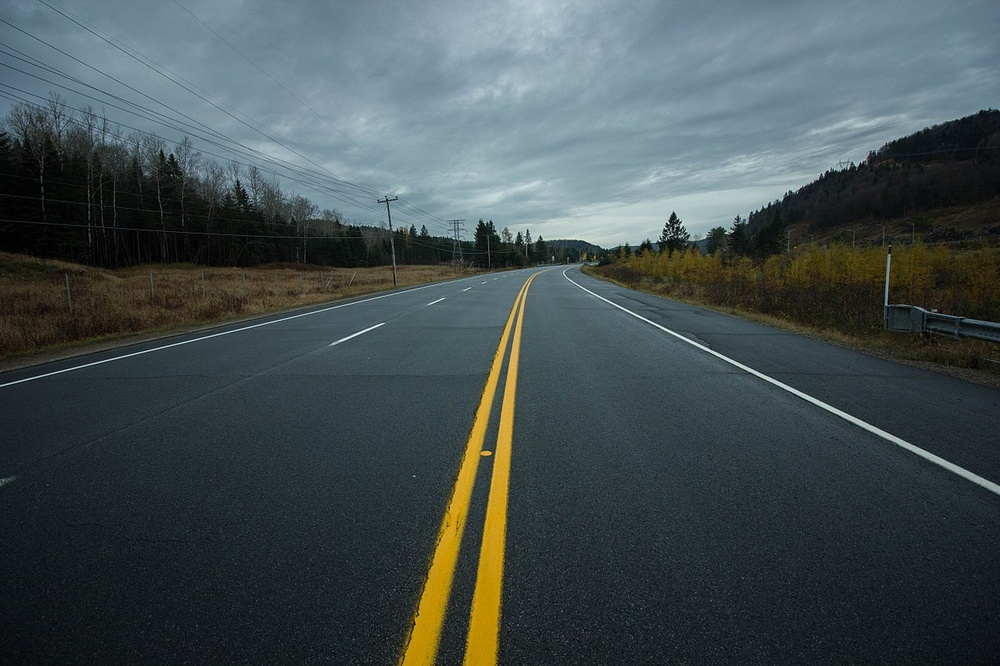
#> input picture PK/road.jpg, 1000 x 666 px, shrunk from 1280 x 853 before the run
$ python PK_31.py
#> lines starting #> are read from the running program, lines starting #| are printed output that depends on the picture; after the words box and inside, x2 and y2 are one past the last pixel; in counts of white or black regions, pixels touching at a corner belong together
import matplotlib.pylab as plt
import cv2
import numpy as np

image = cv2.imread("road.jpg")
#> image is the input picture: shape (666, 1000, 3); mean B, G, R 80.3, 78.9, 67.8
image = cv2.cvtColor(image, cv2.COLOR_BGR2RGB)

print(image.shape)
#| (666, 1000, 3)
tinggi = image.shape[0]
#> tinggi = 666
panjang = image.shape[1]
#> panjang = 1000

region_of_interest_vertices = (
    (0, tinggi),
    (panjang/2, tinggi/2),
    (panjang, tinggi)
)
#> region_of_interest_vertices = ((0, 666), (500, 333), (1000, 666))

def region_of_interest(img, vertices):
    mask = np.zeros_like(img)
    channel_count = img.shape[2]
#> channel_count = 3
    match_mask_color = (255,) * channel_count
#> match_mask_color = (255, 255, 255)
    cv2.fillPoly(mask, vertices, match_mask_color)
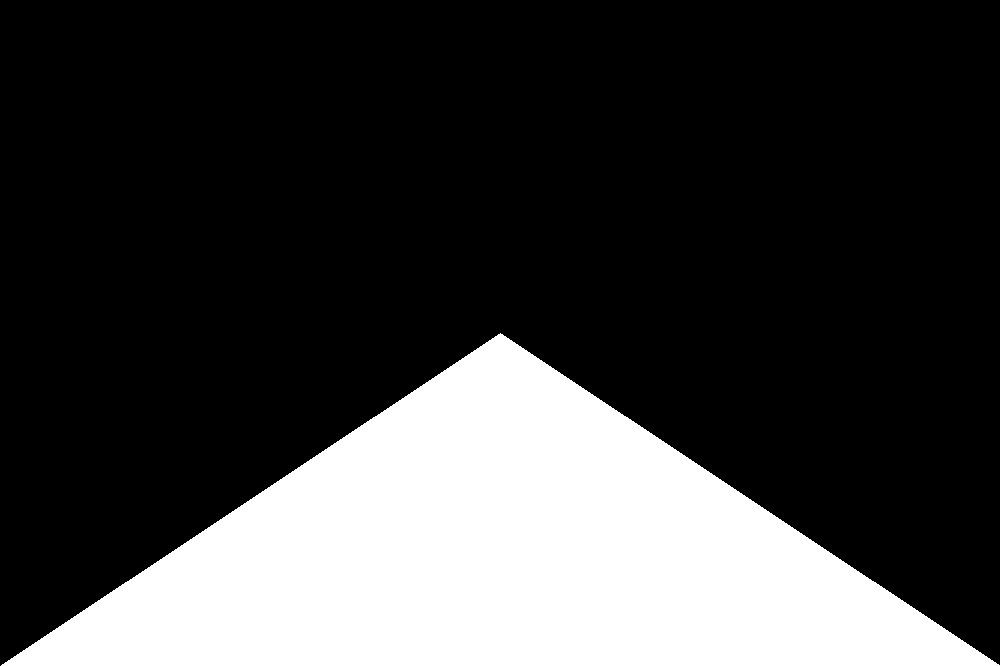
#> mask: shape (666, 1000, 3); 25% white; 1 white region, box (x1, y1, x2, y2) and area: (1, 333, 1000, 666) 166667
    masked_image = cv2.bitwise_and(img, mask)
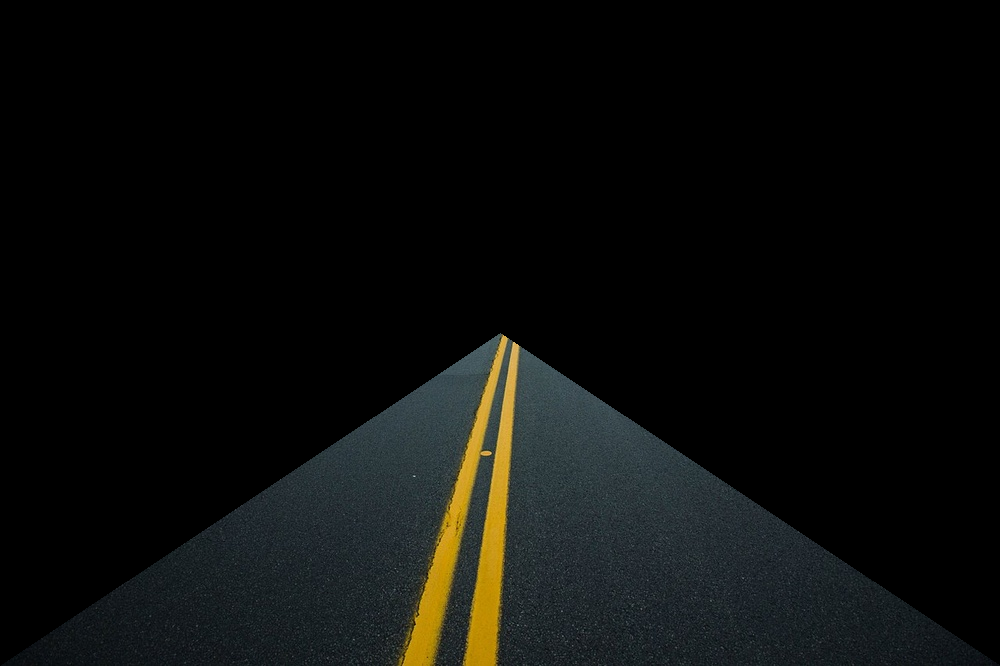
#> masked_image: shape (666, 1000, 3); mean R, G, B 11.8, 13, 11.4
    return masked_image

cropped_image = region_of_interest(image,
                np.array([region_of_interest_vertices], np.int32),)

plt.imshow(cropped_image)
plt.show()

$ run again, with PK/Bola130cm.jpg copied over PK/road.jpg
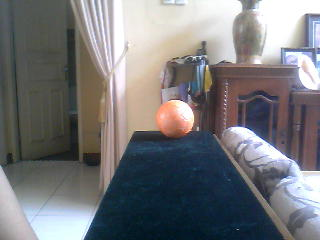
#> input picture PK/Bola130cm.jpg, 320 x 240 px
#> image is the input picture: shape (240, 320, 3); mean B, G, R 121.3, 118.7, 118.5
#| (240, 320, 3)
#> in region_of_interest, `cv2.fillPoly(mask, vertices, match_mask_color)`:
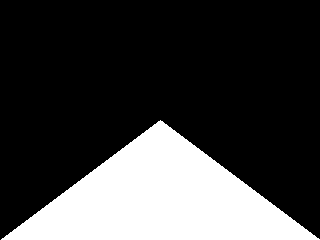
#> mask: shape (240, 320, 3); 25.1% white; 1 white region, box (x1, y1, x2, y2) and area: (1, 120, 320, 240) 19240
#> in region_of_interest, `masked_image = cv2.bitwise_and(img, mask)`:
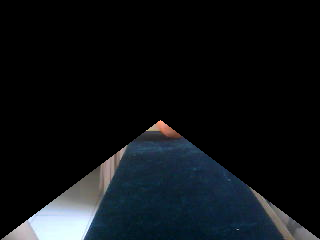
#> masked_image: shape (240, 320, 3); mean R, G, B 14.3, 18.1, 21.4

$ run again, with PK/Bola50cm.jpg copied over PK/road.jpg
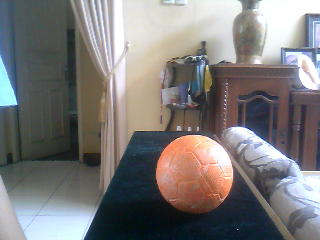
#> input picture PK/Bola50cm.jpg, 320 x 240 px
#> image is the input picture: shape (240, 320, 3); mean B, G, R 120.9, 121.2, 123.7
#| (240, 320, 3)
#> in region_of_interest, `cv2.fillPoly(mask, vertices, match_mask_color)`:
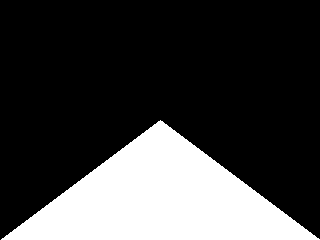
#> mask: shape (240, 320, 3); 25.1% white; 1 white region, box (x1, y1, x2, y2) and area: (1, 120, 320, 240) 19240
#> in region_of_interest, `masked_image = cv2.bitwise_and(img, mask)`:
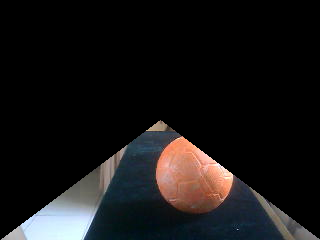
#> masked_image: shape (240, 320, 3); mean R, G, B 23.4, 21.8, 22
